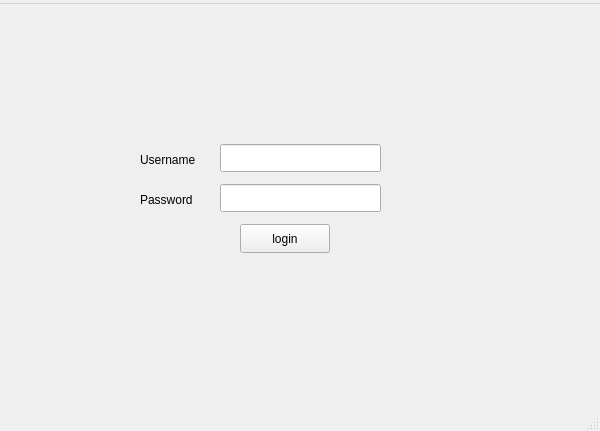
<?xml version="1.0" encoding="UTF-8"?>
<ui version="4.0">
 <class>login</class>
 <widget class="QMainWindow" name="login">
  <property name="geometry">
   <rect>
    <x>0</x>
    <y>0</y>
    <width>600</width>
    <height>431</height>
   </rect>
  </property>
  <property name="windowTitle">
   <string>login</string>
  </property>
  <widget class="QWidget" name="centralwidget">
   <widget class="QPushButton" name="login_button">
    <property name="geometry">
     <rect>
      <x>240</x>
      <y>220</y>
      <width>90</width>
      <height>29</height>
     </rect>
    </property>
    <property name="text">
     <string>login</string>
    </property>
   </widget>
   <widget class="QLabel" name="label">
    <property name="geometry">
     <rect>
      <x>140</x>
      <y>140</y>
      <width>71</width>
      <height>31</height>
     </rect>
    </property>
    <property name="text">
     <string>Username</string>
    </property>
   </widget>
   <widget class="QLabel" name="label_2">
    <property name="geometry">
     <rect>
      <x>140</x>
      <y>180</y>
      <width>71</width>
      <height>31</height>
     </rect>
    </property>
    <property name="text">
     <string>Password</string>
    </property>
   </widget>
   <widget class="QLineEdit" name="username">
    <property name="geometry">
     <rect>
      <x>220</x>
      <y>140</y>
      <width>161</width>
      <height>28</height>
     </rect>
    </property>
   </widget>
   <widget class="QLineEdit" name="password">
    <property name="geometry">
     <rect>
      <x>220</x>
      <y>180</y>
      <width>161</width>
      <height>28</height>
     </rect>
    </property>
   </widget>
  </widget>
  <widget class="QMenuBar" name="menubar">
   <property name="geometry">
    <rect>
     <x>0</x>
     <y>0</y>
     <width>600</width>
     <height>25</height>
    </rect>
   </property>
   <widget class="QMenu" name="menulogin">
    <property name="title">
     <string/>
    </property>
   </widget>
   <addaction name="menulogin"/>
  </widget>
  <widget class="QStatusBar" name="statusbar"/>
 </widget>
 <resources/>
 <connections/>
</ui>
